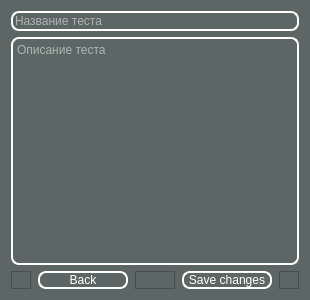
<?xml version="1.0" encoding="UTF-8"?>
<ui version="4.0">
 <class>Dialog</class>
 <widget class="QDialog" name="Dialog">
  <property name="geometry">
   <rect>
    <x>0</x>
    <y>0</y>
    <width>310</width>
    <height>300</height>
   </rect>
  </property>
  <property name="windowTitle">
   <string>Текущий тест</string>
  </property>
  <property name="styleSheet">
   <string notr="true">background-color: rgb(92, 103, 101);</string>
  </property>
  <layout class="QVBoxLayout" name="verticalLayout">
   <item>
    <widget class="QLineEdit" name="lineEdit_test_name">
     <property name="maximumSize">
      <size>
       <width>16777215</width>
       <height>16777215</height>
      </size>
     </property>
     <property name="styleSheet">
      <string notr="true">border: 2px solid white;
border-radius: 8px;
color: white;</string>
     </property>
     <property name="text">
      <string/>
     </property>
     <property name="placeholderText">
      <string>Название теста</string>
     </property>
    </widget>
   </item>
   <item>
    <widget class="QTextEdit" name="textEdit_test_description">
     <property name="styleSheet">
      <string notr="true">border: 2px solid white;
border-radius: 8px;
color: white;</string>
     </property>
     <property name="placeholderText">
      <string>Описание теста</string>
     </property>
    </widget>
   </item>
   <item>
    <layout class="QHBoxLayout" name="horizontalLayout" stretch="1,1,2,1,1">
     <property name="spacing">
      <number>7</number>
     </property>
     <property name="bottomMargin">
      <number>0</number>
     </property>
     <item>
      <widget class="QFrame" name="frame_2">
       <property name="frameShape">
        <enum>QFrame::StyledPanel</enum>
       </property>
       <property name="frameShadow">
        <enum>QFrame::Raised</enum>
       </property>
      </widget>
     </item>
     <item>
      <widget class="QPushButton" name="pushButton_back">
       <property name="minimumSize">
        <size>
         <width>90</width>
         <height>0</height>
        </size>
       </property>
       <property name="styleSheet">
        <string notr="true">QPushButton {
	color: white;
	background-color: rgb(92, 103, 101);
	border: 2px solid white;
	border-radius: 8px;
}

QPushButton::pressed {
	background-color: rgb(77, 86, 84);
}</string>
       </property>
       <property name="text">
        <string>Back</string>
       </property>
      </widget>
     </item>
     <item>
      <widget class="QFrame" name="frame">
       <property name="frameShape">
        <enum>QFrame::StyledPanel</enum>
       </property>
       <property name="frameShadow">
        <enum>QFrame::Raised</enum>
       </property>
      </widget>
     </item>
     <item>
      <widget class="QPushButton" name="pushButton_save_changes">
       <property name="minimumSize">
        <size>
         <width>90</width>
         <height>0</height>
        </size>
       </property>
       <property name="styleSheet">
        <string notr="true">QPushButton {
	color: white;
	background-color: rgb(92, 103, 101);
	border: 2px solid white;
	border-radius: 8px;
}

QPushButton::pressed {
	background-color: rgb(77, 86, 84);
}</string>
       </property>
       <property name="text">
        <string>Save changes</string>
       </property>
      </widget>
     </item>
     <item>
      <widget class="QFrame" name="frame_3">
       <property name="frameShape">
        <enum>QFrame::StyledPanel</enum>
       </property>
       <property name="frameShadow">
        <enum>QFrame::Raised</enum>
       </property>
      </widget>
     </item>
    </layout>
   </item>
  </layout>
 </widget>
 <resources/>
 <connections/>
</ui>
